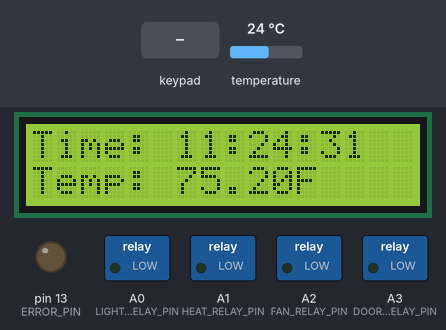
A sketch run on a simulated Arduino Uno, built with avr-gcc and run on an emulated ATmega328P. On the bench: 16×2 character LCD, switched loads named in the sketch (green lamp = pin HIGH), output pins drawn as LEDs (lit = HIGH). Inputs (shaded band) come from the test bench; at power-on: temperature 24 °C. The local clock reads 2024-03-15 10:24:30 at power-on unless the sketch sets it; what the sketch prints to the serial monitor is not drawn.

Above: at 1.9 s.
2.0 s: key 'U' pressed
At 3.2 s:
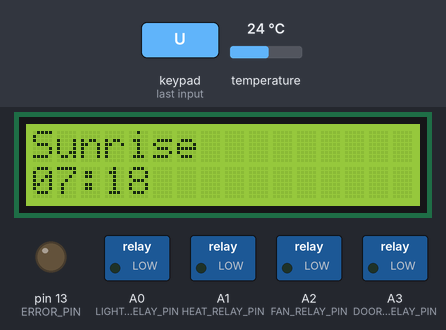
3.5 s: key 'D' pressed
At 4.7 s:
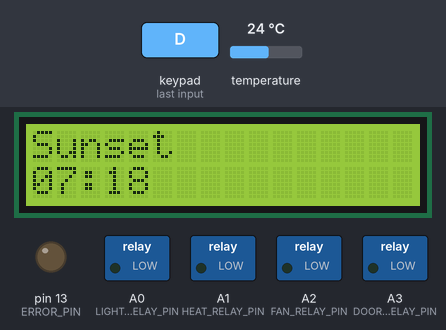
5.0 s: key 'L' pressed
At 6.1 s:
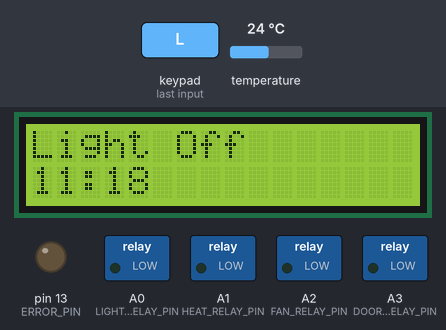
6.5 s: key 'R' pressed
At 7.3 s:
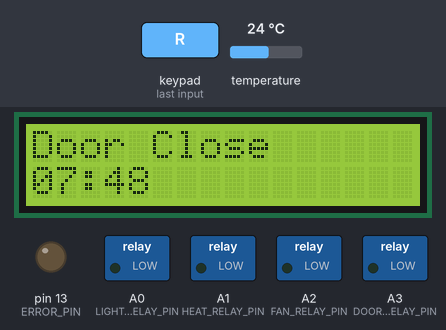
8.0 s: temperature set to 26.1 °C
9.5 s: temperature set to 27.4 °C
At 10.1 s:
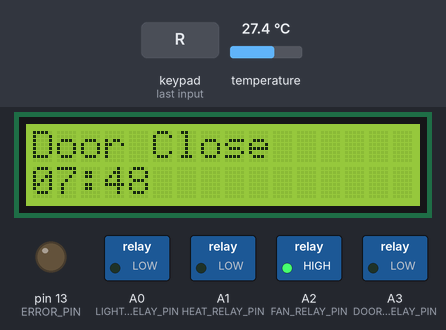
Timing chart, 0 to 12.0 s (numbered marks = the images above; inputs shaded):
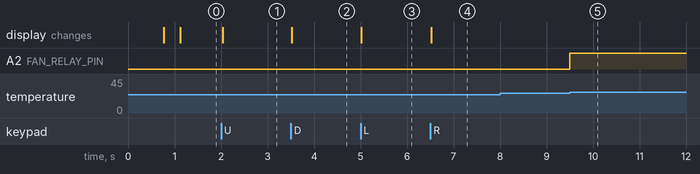

The sketch:

HenHouse.ino
```cpp
//Hen House Controller MAB Labs 2014

#include <DS3232RTC.h>
#include <TimeLord.h>
#include <Time.h>
#include <TimeAlarms.h>
#include <Wire.h>
#include <Adafruit_RGBLCDShield.h>

//Add or remove depending on relay being used
//#define MECHANICAL_RELAY

// Whether to print debug messages to Serial
const boolean SERIAL_DEBUG = true;

#ifdef MECHANICAL_RELAY
const boolean ON = LOW,
              OFF = HIGH;
#else
const boolean ON = HIGH,
              OFF = LOW;
#endif

const byte  ERROR_PIN = 13,           // what pin we're connected to for status
            LIGHT_RELAY_PIN = A0,     // Output for Light
            HEAT_RELAY_PIN = A1,     // Output for Heat
            FAN_RELAY_PIN  = A2,     // Output for Fan
            DOOR_RELAY_PIN = A3;     // Output for Door

// Duration constants
const int FEED_DURATION_SEC = 20,
          WATER_DURATION_SEC = 20,
          DOOR_DURATION_SEC = 15;

const int DOOR_SHUT_AFTER_SUNSET_MIN = 30,
          DOOR_OPEN_BEFORE_SUNRISE_MIN = 30,
          LIGHT_PER_DAY_HRS = 16,
          LIGHT_ON_BEFORE_SUNSET_HRS = 1;

// Temperature constants
const float MIN_REASONABLE_AIR_TEMP_F = 0.0f,  // low air temp we should never see; if we do most likely a temp probe issue
            MAX_REASONABLE_AIR_TEMP_F = 150.0f, // high air temp we should never see
            INIT_TEMP = -1000.0f,
            FAN_ON_TEMP_F = 80.0f,  // temp fan is turned on
            FAN_OFF_TEMP_F = 76.0f,  // temp fan is turned off;
            HEAT_ON_TEMP_F = 35.0f,  // temp fan is turned on
            HEAT_OFF_TEMP_F = 45.0f,  // temp fan is turned off;
            LOWEST_HEAT_F = -10.0F;

const int TIMEZONE = -6;
const float LATITUDE = 34.633889,
            LONGITUDE = -92.313889;

// Temperature variables
boolean airTempError = false;
float airTemp = INIT_TEMP;

//Time Variables
TimeLord coopTimeLord;

// The shield uses the I2C SCL and SDA pins.
Adafruit_RGBLCDShield lcd = Adafruit_RGBLCDShield();
String CurrentTime,
       SunRiseHr,
       SunRiseMin,
       SunSetHr,
       SunSetMin,
       DoorOpenHr,
       DoorOpenMin,
       DoorCloseHr,
       DoorCloseMin,
       LightOnHr,
       LightOnMin,
       LightOffHr,
       LightOffMin;

boolean LOnH,
        LOnM,
        LOffH,
        LOffM,
        SRH,
        SRM,
        SSH,
        SSM,
        ODH,
        ODM,
        CDH,
        CDM,
        flag,
        DSTFlag;

long doorOnTimeSec = 0,
     lastLoopSec = now();
byte openDoorHr, openDoorMin, closeDoorHr, closeDoorMin,
     lightOnHr, lightOnMin, lightOffHr, lightOffMin;

void setup() {
  uint8_t hourval, minuteval;
  flag = true;

  if(SERIAL_DEBUG) {
     Serial.begin(9600);
  }

  Wire.begin();
  lcd.begin(16, 2);   // initialize display columns and rows

  setSyncProvider(RTC.get);
  if(SERIAL_DEBUG) {
    Serial.print("RTC Sync");
    if (timeStatus() != timeSet)
       Serial.println("RTC failed to connect");
    else
       Serial.println("RTC connected");
  }

  coopTimeLord.TimeZone(TIMEZONE * 60);
  coopTimeLord.Position(LATITUDE, LONGITUDE);
  coopTimeLord.DstRules(3, 2, 11, 1, 60);

  setupOutputPins();

  initState();
  scheduleDailyAlarms();
  scheduleTodayAlarms();

  lcd.clear();
}

void loop() {
  uint8_t hourval, minuteval, secondval, buttons;
  char buf[20];

  if(SERIAL_DEBUG) {
//    serialDebugState();
  }

  updateAirTemp();
  handleError();
  handleFan();
  handleHeat();
//  handleDurations();

  Alarm.delay(0);
  lastLoopSec = now();

  buttons = lcd.readButtons();
  if (buttons) {
    flag = false;
    lcd.clear();
    lcd.setCursor(0,0);
    if (buttons & BUTTON_UP) {
      lcd.print("Sunrise");
      lcd.setCursor(0,1);
      print_hour(SunRiseHr.toInt());
      if(SRM)
        lcd.print('0');
      lcd.print(SunRiseMin);
    }
    if (buttons & BUTTON_DOWN) {
      lcd.print("Sunset");
      lcd.setCursor(0,1);
      print_hour(SunSetHr.toInt());
      if(SSM)
        lcd.print('0');
      lcd.print(SunSetMin);
    }
    if (buttons & BUTTON_LEFT) {
      lcd.print("Light Off");
      lcd.setCursor(0,1);
      print_hour(LightOffHr.toInt());
      if(LOffM)
        lcd.print('0');
      lcd.print(LightOffMin);

    }
    if (buttons & BUTTON_RIGHT) {
      lcd.print("Door Close");
      lcd.setCursor(0,1);
      print_hour(DoorCloseHr.toInt());

      if(CDM)
        lcd.print('0');
      lcd.print(DoorCloseMin);

    }
    if (buttons & BUTTON_SELECT) {
      flag = true;
    }
  }

  if(flag)
  {
    hourval = hour();
    minuteval = minute();
    secondval = second();
    lcd.setCursor(0, 0);
    lcd.print("Time: ");
    print_hour(hourval);
//    if(hourval < 10) lcd.print('0');
//    lcd.print(hourval);
//    lcd.print(':');
    if(minuteval < 10) lcd.print('0');
    lcd.print(minuteval);
    lcd.print(':');
    if(secondval < 10) lcd.print('0');
    lcd.print(secondval);

    lcd.setCursor(0, 1);
    lcd.print("Temp: ");
    lcd.print(airTemp);
    lcd.print("F  ");
  }

//  Alarm.delay(10);
}

/**
 * Updates air temp and checks for probe error.
 */
void updateAirTemp() {
  airTempError = !updateTemp(&airTemp, airTempError);
  if(airTempError || airTemp <= MIN_REASONABLE_AIR_TEMP_F || airTemp >= MAX_REASONABLE_AIR_TEMP_F){
    airTempError = true;
  }
}

/**
 * Handles any action that needs to be taken on the fan.
 */
void handleError() {
  if(airTempError)
    errorOn();
  else
    errorOff();
}

/**
 * Handles any action that needs to be taken on the fan.
 */
void handleFan() {
 if(!airTempError){
   if(airTemp >= FAN_ON_TEMP_F){
     fanOn();
   }

   if(airTemp <= FAN_OFF_TEMP_F){
     fanOff();
   }
 }
}

/**
 * Handles any action that needs to be taken on the fan.
 */
void handleHeat() {
 if(!airTempError){
   if(airTemp >= HEAT_OFF_TEMP_F || airTemp <= LOWEST_HEAT_F){
     heatOff();
   }

   if(airTemp <= HEAT_ON_TEMP_F){
     heatOn();
   }
 }
 else {
   heatOff();
 }
}

/**
 * Handles any durations (e.g. door, feed, water) that need to be monitored and turned off after set time.
 */
void handleDurations(){
  //Handle Door Open Close times
 if(isDoorOn()){
    doorOnTimeSec += now() - lastLoopSec;
//    if(SERIAL_DEBUG){
//        Serial.print("Door (");
//        Serial.print(doorOnTimeSec);
//        Serial.println(" sec)");
//    }
    if(doorOnTimeSec >= DOOR_DURATION_SEC){
      doorOff();
    }
  }
}

/**
 * Calculates alarm times used for scheduling and init state.
 */
void calculateAlarmTimes(){

  LOnH = false;
  LOnM = false;
  LOffH = false;
  LOffM = false;
  SRH = false;
  SRM = false;
  SSH = false;
  SSM = false;
  ODH = false;
  ODM = false;
  CDH = false;
  CDM = false;

  int nowHour = hour(),
   nowMinute = minute(),
   nowDay = day(),
   nowMonth = month(),
   nowYear = year();

  if(SERIAL_DEBUG){
    Serial.print("nowHour: ");
    Serial.println(nowHour);
    Serial.print("nowMinute: ");
    Serial.println(nowMinute);
    Serial.print("nowDay: ");
    Serial.println(nowDay);
    Serial.print("nowMonth: ");
    Serial.println(nowMonth);
    Serial.print("nowYear: ");
    Serial.println(nowYear);
  }

  byte timeLordSunRise[]  = {0, 0, 0, nowDay, nowMonth, nowYear};
  byte timeLordSunSet[]  = {0, 0, 0, nowDay, nowMonth, nowYear};

  coopTimeLord.SunRise(timeLordSunRise);
  coopTimeLord.SunSet(timeLordSunSet);

  DSTFlag = InDst(timeLordSunRise);
//  if(InDst(timeLordSunRise))
//    DSTFlag = true;
//  else
//    DSTFlag = false;

  if(SERIAL_DEBUG){
    Serial.print("sunrise: ");
    Serial.print(timeLordSunRise[2]);
    Serial.print(":");
    Serial.println(timeLordSunRise[1]);
    Serial.print("sunset: ");
    Serial.print(timeLordSunSet[2]);
    Serial.print(":");
    Serial.println(timeLordSunSet[1]);
  }

  openDoorHr = timeLordSunRise[2];
  openDoorMin = timeLordSunRise[1];
  closeDoorHr = timeLordSunSet[2];
  closeDoorMin = timeLordSunSet[1];

  if(openDoorHr < 10)
    SRH = true;
  SunRiseHr = String(openDoorHr);

  if(openDoorMin < 10)
    SRM = true;
  SunRiseMin = String(openDoorMin);

  if(closeDoorHr < 10)
    SSH = true;
  SunSetHr = String(closeDoorHr);

  if(closeDoorMin < 10)
    SSM = true;
  SunSetMin = String(closeDoorMin);

  if(closeDoorMin + DOOR_SHUT_AFTER_SUNSET_MIN >= 60){
    closeDoorHr += (closeDoorMin + DOOR_SHUT_AFTER_SUNSET_MIN) / 60;
    closeDoorMin = (closeDoorMin + DOOR_SHUT_AFTER_SUNSET_MIN) % 60;
  }else{
    closeDoorMin += DOOR_SHUT_AFTER_SUNSET_MIN;
  }

  if(openDoorMin - DOOR_OPEN_BEFORE_SUNRISE_MIN < 0){
    openDoorHr -= 1;
    openDoorMin = 60 + (openDoorMin - DOOR_OPEN_BEFORE_SUNRISE_MIN);
  }else{
    openDoorMin -= DOOR_SHUT_AFTER_SUNSET_MIN;
  }

  if(openDoorHr < 10)
    ODH = true;
  DoorOpenHr = String(openDoorHr);

  if(openDoorMin < 10)
    ODM = true;
  DoorOpenMin = String(openDoorMin);

  if(closeDoorHr < 10)
    CDH = true;
  DoorCloseHr = String(closeDoorHr);

  if(closeDoorMin < 10)
    CDM = true;
  DoorCloseMin = String(closeDoorMin);

  if(SERIAL_DEBUG){
    Serial.print("open door: ");
    Serial.print(openDoorHr);
    Serial.print(":");
    Serial.println(openDoorMin);
    Serial.print("close door: ");
    Serial.print(closeDoorHr);
    Serial.print(":");
    Serial.println(closeDoorMin);
  }

  float naturalDaylightHr;
  naturalDaylightHr = 12.0f-(timeLordSunRise[2] + timeLordSunRise[1]/60.0f);
  naturalDaylightHr += (timeLordSunSet[2] + timeLordSunSet[1]/60.0f)-12.0f;

  if(SERIAL_DEBUG){
    Serial.print("natural daylight (hrs): ");
    Serial.println(naturalDaylightHr);
  }

  lightOnHr = timeLordSunSet[2];
  lightOnMin = timeLordSunSet[1];
  lightOffHr = timeLordSunSet[2];
  lightOffMin = timeLordSunSet[1];

  float lightNeededHrs = LIGHT_PER_DAY_HRS - naturalDaylightHr;
  int lightNeededMins = lightNeededHrs * 60;

  Serial.print("light needed (mins): ");
  Serial.println(lightNeededMins);

  lightOnHr -= LIGHT_ON_BEFORE_SUNSET_HRS;

  if(lightOffMin + lightNeededMins >= 60){
    lightOffHr += (lightOffMin + lightNeededMins) / 60;
    lightOffMin = (lightOffMin + lightNeededMins) % 60;
  }else{
    lightOffMin += lightNeededMins;
  }

  if(lightOnHr < 10)
    LOnH = true;
  LightOnHr = String(lightOnHr);

  if(lightOnMin < 10)
    LOnM = true;
  LightOnMin = String(lightOnMin);

  if(lightOffHr < 10)
    LOffH = true;
  LightOffHr = String(lightOffHr);

  if(lightOffMin < 10)
    LOffM = true;
  LightOffMin = String(lightOffMin);

  if(SERIAL_DEBUG){
    Serial.print("light on: ");
    Serial.print(lightOnHr);
    Serial.print(":");
    Serial.println(lightOnMin);
    Serial.print("light off: ");
    Serial.print(lightOffHr);
    Serial.print(":");
    Serial.println(lightOffMin);
    Serial.print("LCD Sunrise: ");
    Serial.print(SunRiseHr);
    Serial.print(":");
    Serial.println(SunRiseMin);
    Serial.print("LCD Sunset: ");
    Serial.print(SunSetHr);
    Serial.print(":");
    Serial.println(SunSetMin);
    Serial.print("Door Open: ");
    Serial.print(DoorOpenHr);
    Serial.print(":");
    Serial.println(DoorOpenMin);
    Serial.print("Door Close: ");
    Serial.print(DoorCloseHr);
    Serial.print(":");
    Serial.println(DoorCloseMin);
    Serial.print("Light On: ");
    Serial.print(LightOnHr);
    Serial.print(":");
    Serial.println(LightOnMin);
    Serial.print("Light Off: ");
    Serial.print(LightOffHr);
    Serial.print(":");
    Serial.println(LightOffMin);
  }
}

/**
 * Schedule daily alarms.
 */
void scheduleDailyAlarms(){
  Alarm.alarmRepeat(1, 0, 0, scheduleTodayAlarms);
}

/**
 * Schedule today alarms.
 */
void scheduleTodayAlarms(){
  calculateAlarmTimes();

  int nowHr = hourMinuteToHour(hour(), minute());

  if(nowHr < hourMinuteToHour(openDoorHr, openDoorMin)){
    Alarm.alarmOnce(openDoorHr, openDoorMin, 0, door);
    Alarm.alarmOnce(openDoorHr, openDoorMin, DOOR_DURATION_SEC, doorOff);
  }

  if(nowHr < hourMinuteToHour(closeDoorHr, closeDoorMin)){
    Alarm.alarmOnce(closeDoorHr, closeDoorMin, 0, door);
    Alarm.alarmOnce(closeDoorHr, closeDoorMin, DOOR_DURATION_SEC, doorOff);
  }

  if(nowHr < hourMinuteToHour(lightOnHr, lightOnMin)){
    Alarm.alarmOnce(lightOnHr, lightOnMin, 0, lightOn);
  }

  if(nowHr < hourMinuteToHour(lightOffHr, lightOffMin)){
    Alarm.alarmOnce(lightOffHr, lightOffMin, 0, lightOff);
  }
}

/**
 * Initialize state based on current time
 */
void initState(){
  fanOff();
  heatOff();

  calculateAlarmTimes();

  int nowHr = hourMinuteToHour(hour(), minute());

  if(nowHr > hourMinuteToHour(lightOnHr, lightOnMin) && nowHr < hourMinuteToHour(lightOffHr, lightOffMin)){
    Serial.println("light init on");
    lightOn();
  }else{
    Serial.println("light init off");
    lightOff();
  }

//  if(nowHr > hourMinuteToHour(openDoorHr, openDoorMin) && nowHr < hourMinuteToHour(closeDoorHr, closeDoorMin)){
//    Serial.println("door init open");
//    enableDoorOpening();
//  }else{
//    Serial.println("door init close");
//    enableDoorClosing();
//  }
}

/**
 * Set pin modes
 */
void setupOutputPins(){
  // relays
  pinMode(ERROR_PIN, OUTPUT);
  digitalWrite(ERROR_PIN, OFF);
  pinMode(LIGHT_RELAY_PIN, OUTPUT);
  digitalWrite(LIGHT_RELAY_PIN, OFF);
  pinMode(HEAT_RELAY_PIN, OUTPUT);
  digitalWrite(HEAT_RELAY_PIN, OFF);
  pinMode(FAN_RELAY_PIN, OUTPUT);
  digitalWrite(FAN_RELAY_PIN, OFF);
  pinMode(DOOR_RELAY_PIN, OUTPUT);
  digitalWrite(DOOR_RELAY_PIN, OFF);
}

void serialDebugState(){
//  Serial.print("LIGHT_TOGGLE_BUTTON_PIN (");
//  Serial.print(LIGHT_TOGGLE_BUTTON_PIN, DEC);
//  Serial.print("): ");
//  Serial.print(digitalRead(LIGHT_TOGGLE_BUTTON_PIN));
//  Serial.print(", WATER_BUTTON_PIN (");
//  Serial.print(WATER_BUTTON_PIN, DEC);
//  Serial.print("): ");
//  Serial.print(digitalRead(WATER_BUTTON_PIN));
//  Serial.print(", DOOR_OPEN_SWITCH_PIN (");
//  Serial.print(DOOR_OPEN_SWITCH_PIN, DEC);
//  Serial.print("): ");
//  Serial.print(digitalRead(DOOR_OPEN_SWITCH_PIN));
//  Serial.print(", DOOR_CLOSE_SWITCH_PIN (");
//  Serial.print(DOOR_CLOSE_SWITCH_PIN, DEC);
//  Serial.print("): ");
//  Serial.print(digitalRead(DOOR_CLOSE_SWITCH_PIN));
//  Serial.print(", WATER_FLOAT_SWITCH_PIN (");
//  Serial.print(WATER_FLOAT_SWITCH_PIN, DEC);
//  Serial.print("): ");
//  Serial.print(digitalRead(WATER_FLOAT_SWITCH_PIN));
//  Serial.print(", FEED_BUTTON_PIN (");
//  Serial.print(FEED_BUTTON_PIN, DEC);
//  Serial.print("): ");
//  Serial.print(digitalRead(FEED_BUTTON_PIN));
//  Serial.print(", DOOR_CLOSE_STOP_PIN (");
//  Serial.print(DOOR_CLOSE_STOP_PIN, DEC);
//  Serial.print("): ");
//  Serial.print(analogRead(DOOR_CLOSE_STOP_PIN) > 500);
//  Serial.print(", DOOR_OPEN_STOP_PIN (");
//  Serial.print(DOOR_OPEN_STOP_PIN, DEC);
//  Serial.print("): ");
//  Serial.print(analogRead(DOOR_OPEN_STOP_PIN) > 500);
//  Serial.println();

  Serial.print("airTemp: ");
  if(!airTempError){
    Serial.print(airTemp);
    Serial.println();
  }else{
    Serial.println("ERROR");
  }

  Serial.print("time: ");
  Serial.print(year(), DEC);
  Serial.print('/');
  Serial.print(month(), DEC);
  Serial.print('/');
  Serial.print(day(), DEC);
  Serial.print(' ');
  Serial.print(hour(), DEC);
  Serial.print(':');
  Serial.print(minute(), DEC);
  Serial.print(':');
  Serial.print(second(), DEC);
  Serial.println();
}

// error methods
void toggleError(){
  if(isErrorOn()){
    errorOff();
  }else{
    errorOn();
  }
}

boolean isErrorOn(){
  return digitalRead(ERROR_PIN) == HIGH;
}

void errorOn(){
  digitalWrite(ERROR_PIN, HIGH);
}

void errorOff(){
  digitalWrite(ERROR_PIN, LOW);
}
// end error methods

// light methods
void toggleLight(){
  if(isLightOn()){
    lightOff();
  }else{
    lightOn();
  }
}

boolean isLightOn(){
  return digitalRead(LIGHT_RELAY_PIN) == ON;
}

void lightOn(){
  digitalWrite(LIGHT_RELAY_PIN, ON);
}

void lightOff(){
  digitalWrite(LIGHT_RELAY_PIN, OFF);
}

boolean isLightToggleButton(){
//  return digitalRead(LIGHT_TOGGLE_BUTTON_PIN) == HIGH;
}
// end light methods

// heat methods
void toggleHeat(){
  if(isHeatOn()){
    heatOff();
  }else{
    heatOn();
  }
}

boolean isHeatOn(){
  return digitalRead(HEAT_RELAY_PIN) == ON;
}

void heatOn(){
  digitalWrite(HEAT_RELAY_PIN, ON);
}

void heatOff(){
  digitalWrite(HEAT_RELAY_PIN, OFF);
}
// end heat methods

// fan methods
void toggleFan(){
  if(isFanOn()){
    fanOff();
  }else{
    fanOn();
  }
}

boolean isFanOn(){
  return digitalRead(FAN_RELAY_PIN) == ON;
}

void fanOn(){
  digitalWrite(FAN_RELAY_PIN, ON);
}

void fanOff(){
  digitalWrite(FAN_RELAY_PIN, OFF);
}
// end fan methods

// door methods
void toggleDoor(){
  if(isDoorOn()){
    doorOff();
  }else{
    doorOn();
  }
}

boolean isDoorOn(){
  return digitalRead(DOOR_RELAY_PIN) == ON;
}

void door() {
  doorOnTimeSec = 0;
  doorOn();
}

void doorOn(){
  digitalWrite(DOOR_RELAY_PIN, ON);
}

void doorOff(){
  digitalWrite(DOOR_RELAY_PIN, OFF);
}
// end door methods


/**
 * Updates a single temp
 */
boolean updateTemp(float * fltTemp, boolean previousError){
  float temp = -1;

  if(previousError){
    Alarm.delay(300);
  }

  temp = RTC.temperature();
  if(temp == -1000)
    return false;

  *fltTemp = convertCeliusToFahrenheit(temp / 4.0);
  return true;
}

/**
 * Converts celsius to fahrenheit
 */
float convertCeliusToFahrenheit(float c) {
  return((c*1.8)+32);
}

/**
 * Converts fahrenheit to celsius
 */
float convertFahrenheitToCelius(float f) {
  return((f-32)*0.555555556);
}

float hourMinuteToHour(int hour, int minute){
  return hour + minute/60.0f;
}

//Calculate DST
bool InDst(uint8_t * p){
	// input is assumed to be standard time
	char nSundays, prevSunday, weekday;
        int dstm1 = 3,
            dstw1 = 2,
            dstm2 = 11,
            dstw2 = 1;

	if(p[tl_month]<dstm1 || p[tl_month]>dstm2) return false;
	if(p[tl_month]>dstm1 && p[tl_month]<dstm2) return true;

	// if we get here, we are in either the start or end month

	// How many sundays so far this month?
	weekday=DayOfWeek(p);
	nSundays=0;
	prevSunday=p[tl_day]-weekday+1;
	if(prevSunday>0){
		nSundays=prevSunday/7;
		nSundays++;
	}

	if(p[tl_month]==dstm1){
		if(nSundays<dstw1) return false;
		if(nSundays>dstw1) return true;
		if(weekday>1) return true;
		if(p[tl_hour]>1) return true;
		return false;
	}

	if(nSundays<dstw2) return true;
	if(nSundays>dstw2) return false;
	if(weekday>1) return false;
	if(p[tl_hour]>1) return false;
	return true;
}

uint8_t DayOfWeek(uint8_t * when){
	int year;
	uint8_t  month,day;

	year=when[tl_year]+2000;
	month=when[tl_month];
	day=when[tl_day];

	if (month < 3) {
      month += 12;
      year--;
   }
   day= ((13*month+3)/5 + day + year + year/4 - year/100 + year/400 ) % 7;
   day=(day+1) % 7;
   return day+1;
}

// Print hour modified for DST and 12 hour clock
void print_hour(uint8_t hourval) {

  if(DSTFlag)
    hourval += 1;

  if(hourval > 24)
    hourval -= 24;

  if(hourval > 12)
    hourval -= 12;

  if(hourval < 10) lcd.print('0');
  lcd.print(hourval);
  lcd.print(':');
}
```

Measured:
- the behaviour switches between 26.6 and 26.7 °C on temperature (found by bisection; images 4 and 5)
- after the input at 2.0 s, the display: changes at once (image 1)
- after the input at 3.5 s, the display: changes at once (image 2)
- after the input at 5.0 s, the display: changes at once (image 3)
- after the input at 6.5 s, the display: changes at once (image 4)
- after the input at 8.0 s, every drawn part: stays the same
- after the input at 9.5 s, A2 (FAN_RELAY_PIN): LOW → HIGH at once
